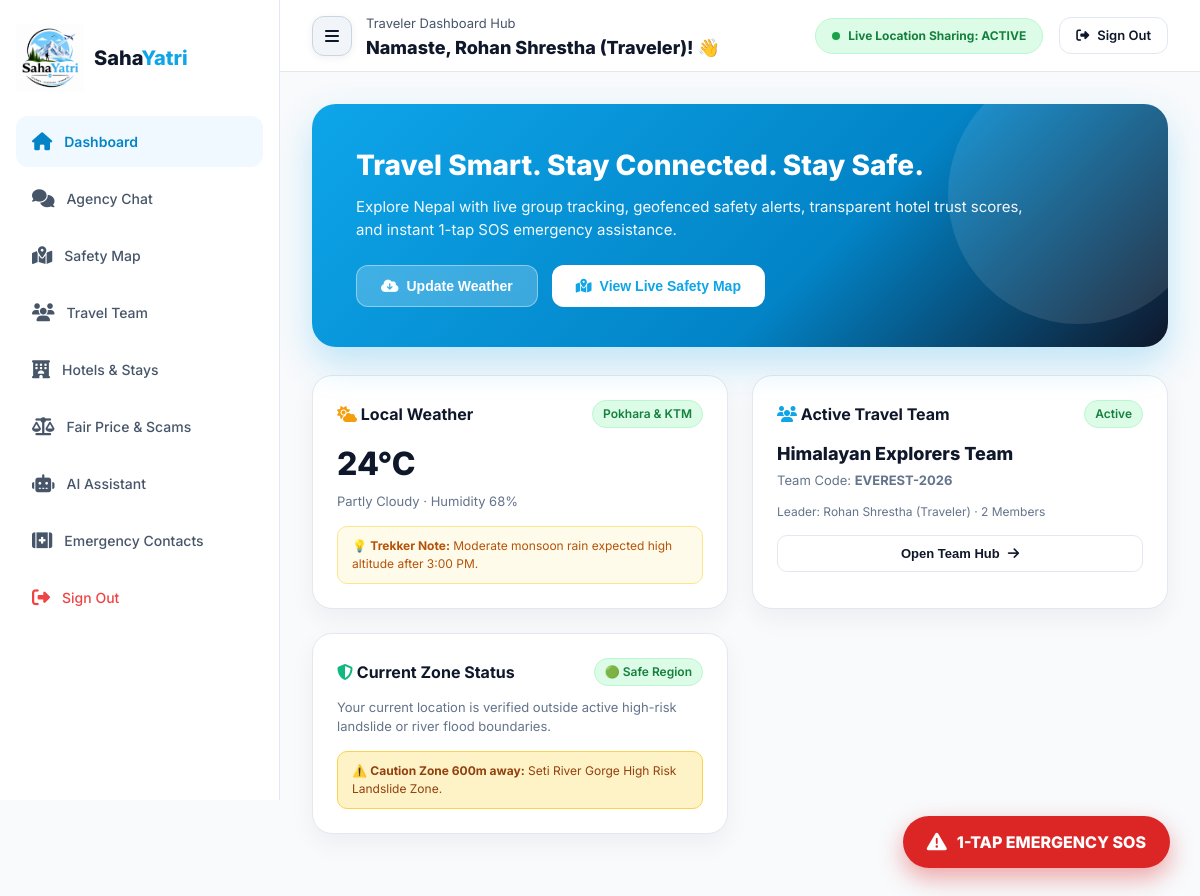
Page /traveler_dashboard.php?tab=chat&org_id=2 (signed in) on the committed database.
### tables this page shows
CREATE TABLE IF NOT EXISTS `teams` (
    `id` INT AUTO_INCREMENT PRIMARY KEY,
    `team_code` VARCHAR(20) UNIQUE NOT NULL,
    `name` VARCHAR(150) NOT NULL,
    `leader_id` INT NOT NULL,
    `destination_name` VARCHAR(150) DEFAULT NULL,
    `start_date` DATE DEFAULT NULL,
    `end_date` DATE DEFAULT NULL,
    `status` ENUM('ACTIVE', 'DISBANDED') DEFAULT 'ACTIVE',
    `created_at` TIMESTAMP DEFAULT CURRENT_TIMESTAMP,
    FOREIGN KEY (`leader_id`) REFERENCES `users`(`id`) ON DELETE CASCADE
);

CREATE TABLE IF NOT EXISTS `users` (
    `id` INT AUTO_INCREMENT PRIMARY KEY,
    `organization_id` INT DEFAULT NULL,
    `full_name` VARCHAR(100) NOT NULL,
    `email` VARCHAR(150) UNIQUE NOT NULL,
    `phone` VARCHAR(50) DEFAULT NULL,
    `password` VARCHAR(255) NOT NULL,
    `role` ENUM('super_admin', 'organization_admin', 'user') NOT NULL DEFAULT 'user',
    `avatar` VARCHAR(255) DEFAULT NULL,
    `status` ENUM('ACTIVE', 'SUSPENDED') DEFAULT 'ACTIVE',
    `emergency_contact_name` VARCHAR(100) DEFAULT NULL,
    `emergency_contact_phone` VARCHAR(50) DEFAULT NULL,
    `created_at` TIMESTAMP DEFAULT CURRENT_TIMESTAMP,
    `updated_at` TIMESTAMP DEFAULT CURRENT_TIMESTAMP ON UPDATE CURRENT_TIMESTAMP,
    FOREIGN KEY (`organization_id`) REFERENCES `organizations`(`id`) ON DELETE SET NULL
);

### config/auth.php (called while the page is built, shortened)
<?php
function isLoggedIn() {
    return isset($_SESSION['user_id']) && !empty($_SESSION['user_id']);
}
function getCurrentUser() {
    return [
        'id' => $_SESSION['user_id'],
        'full_name' => $_SESSION['user_name'] ?? 'User',
        'email' => $_SESSION['user_email'] ?? '',
        'role' => $_SESSION['user_role'] ?? 'user',
        'organization_id' => $_SESSION['organization_id'] ?? null,
    ];
}

### traveler_dashboard.php (the view, shortened to what this page needs)
<?php
require_once __DIR__ . '/config/auth.php';
$user = getCurrentUser();
$db = getDBConnection();
$teamStmt = $db->prepare("SELECT t.*, u.full_name as leader_name,
                                 (SELECT COUNT(*) FROM team_members tm WHERE tm.team_id = t.id AND tm.status = 'ACTIVE') as member_count
                          FROM teams t
                          JOIN team_members tm ON t.id = tm.team_id
                          JOIN users u ON t.leader_id = u.id
                          WHERE tm.user_id = ? AND t.status = 'ACTIVE' LIMIT 1");
$teamStmt->execute([$user['id']]);
$activeTeam = $teamStmt->fetch();
$allowedTabs = ['tab-dashboard', 'tab-agency-chat', 'tab-map', 'tab-team', 'tab-hotels', 'tab-scams', 'tab-ai', 'tab-emergency'];
$initialTab = isset($_GET['tab']) && in_array($_GET['tab'], $allowedTabs) ? $_GET['tab'] : 'tab-dashboard';
?>
<!DOCTYPE html>
<html lang="en">
<head>
    <link rel="stylesheet" href="https://cdnjs.cloudflare.com/ajax/libs/font-awesome/6.5.1/css/all.min.css">
    <link rel="stylesheet" href="assets/css/style.css">
    <link rel="stylesheet" href="assets/css/leaflet.css">
</head>
<body>
    <div class="app-container">
        <aside class="sidebar" id="dashboard-sidebar">
            <a href="index.php" class="brand-logo" style="display: flex; align-items: center; gap: 10px; text-decoration: none;">
                <img src="assets/img/Logoo.png" alt="SahaYatri Logo" class="app-logo-img" style="height: 68px;">
                <div class="brand-logo-text" style="font-size: 20px; font-weight: 800; color: #0F172A;">Saha<span style="color: #0EA5E9;">Yatri</span></div>
            </a>
            <ul class="nav-menu">
                <li><a href="#" class="nav-link <?php echo $initialTab === 'tab-dashboard' ? 'active' : ''; ?>" data-tab-target="tab-dashboard"><span class="icon"><i class="fa-solid fa-house"></i></span><span>Dashboard</span></a></li>
                <li><a href="#" class="nav-link <?php echo $initialTab === 'tab-agency-chat' ? 'active' : ''; ?>" data-tab-target="tab-agency-chat"><span class="icon"><i class="fa-solid fa-comments"></i></span><span>Agency Chat</span></a></li>
                <li><a href="#" class="nav-link <?php echo $initialTab === 'tab-map' ? 'active' : ''; ?>" data-tab-target="tab-map"><span class="icon"><i class="fa-solid fa-map-location-dot"></i></span><span>Safety Map</span></a></li>
                <li><a href="#" class="nav-link <?php echo $initialTab === 'tab-team' ? 'active' : ''; ?>" data-tab-target="tab-team"><span class="icon"><i class="fa-solid fa-users"></i></span><span>Travel Team</span></a></li>
                <li><a href="#" class="nav-link <?php echo $initialTab === 'tab-hotels' ? 'active' : ''; ?>" data-tab-target="tab-hotels"><span class="icon"><i class="fa-solid fa-hotel"></i></span><span>Hotels & Stays</span></a></li>
                <li><a href="#" class="nav-link <?php echo $initialTab === 'tab-scams' ? 'active' : ''; ?>" data-tab-target="tab-scams"><span class="icon"><i class="fa-solid fa-scale-balanced"></i></span><span>Fair Price & Scams</span></a></li>
                <li><a href="#" class="nav-link <?php echo $initialTab === 'tab-ai' ? 'active' : ''; ?>" data-tab-target="tab-ai"><span class="icon"><i class="fa-solid fa-robot"></i></span><span>AI Assistant</span></a></li>
                <li><a href="#" class="nav-link <?php echo $initialTab === 'tab-emergency' ? 'active' : ''; ?>" data-tab-target="tab-emergency"><span class="icon"><i class="fa-solid fa-kit-medical"></i></span><span>Emergency Contacts</span></a></li>
                <li style="margin-top: auto;"><a href="logout.php" class="nav-link" style="color: var(--color-danger);"><span class="icon"><i class="fa-solid fa-right-from-bracket"></i></span><span>Sign Out</span></a></li>
            </ul>
        </aside>
        <div class="main-wrapper" id="dashboard-main-wrapper">
            <header class="header">
                <div style="display: flex; align-items: center; gap: 14px;">
                    <button class="sidebar-slide-toggle-btn" id="sidebar-slide-btn" title="Toggle Sidebar Navigation">
                        <i class="fa-solid fa-bars"></i>
                    </button>
                    <div>
                        <span style="color: var(--color-text-secondary); font-size: 13px;">Traveler Dashboard Hub</span>
                        <h3 style="font-size: 18px; font-weight: 800; color: #0F172A;">Namaste, <?php echo htmlspecialchars($user['full_name']); ?>! 👋</h3>
                    </div>
                </div>
                <div style="margin-left: auto; display: flex; align-items: center; gap: 16px;">
                    <div style="background: #DCFCE7; color: #15803D; padding: 8px 16px; border-radius: 20px; font-size: 12px; font-weight: 700; display: flex; align-items: center; gap: 8px; border: 1px solid #BBF7D0;">
                        <span style="width: 8px; height: 8px; background: #16A34A; border-radius: 50%; display: inline-block;"></span>
                        Live Location Sharing: ACTIVE
                    </div>
                    <a href="logout.php" class="btn btn-outline" style="font-size: 13px; padding: 8px 16px; border-radius: 12px;"><i class="fa-solid fa-right-from-bracket"></i> Sign Out</a>
                </div>
            </header>
            <main class="content-area">
                <div id="tab-dashboard" class="tab-content <?php echo $initialTab === 'tab-dashboard' ? 'active' : ''; ?>">
                    <div class="hero-banner-enhanced">
                        <h1 style="font-size: 28px; font-weight: 800; margin-bottom: 10px;">Travel Smart. Stay Connected. Stay Safe.</h1>
                        <p style="font-size: 15px; opacity: 0.95; max-width: 680px; margin-bottom: 24px; line-height: 1.5;">Explore Nepal with live group tracking, geofenced safety alerts, transparent hotel trust scores, and instant 1-tap SOS emergency assistance.</p>
                        <div style="display: flex; gap: 14px; flex-wrap: wrap;">
                            <button onclick="updateWeatherCondition()" class="btn" style="background: rgba(255,255,255,0.22); backdrop-filter: blur(10px); color: white; border: 1px solid rgba(255,255,255,0.4); padding: 12px 24px; font-size: 14px; border-radius: 12px; font-weight: 700; cursor: pointer;"><i class="fa-solid fa-cloud-arrow-down"></i> Update Weather</button>
                            <button onclick="document.querySelector('[data-tab-target=\'tab-map\']').click()" class="btn" style="background: white; color: #0EA5E9; padding: 12px 24px; font-size: 14px; border-radius: 12px; font-weight: 700;"><i class="fa-solid fa-map-location-dot"></i> View Live Safety Map</button>
                        </div>
                    </div>
                    <div class="dashboard-grid">
                        <div class="enhanced-card">
                            <div style="display: flex; justify-content: space-between; align-items: center; margin-bottom: 12px;">
                                <h4 style="color: #0F172A; font-size: 16px; font-weight: 700;"><i class="fa-solid fa-cloud-sun" style="color: #F59E0B;"></i> Local Weather</h4>
                                <span class="badge risk-safe">Pokhara & KTM</span>
                            </div>
                            <div id="weather-temp-display" style="font-size: 32px; font-weight: 800; color: #0F172A;">24°C <i class="fa-solid fa-sun-cloud" style="color: #F59E0B; font-size: 24px;"></i></div>
                            <p id="weather-desc-display" style="font-size: 13px; color: #64748B; margin-top: 4px;">Partly Cloudy · Humidity 68%</p>
                            <div style="margin-top: 14px; background: #FFFBEB; border: 1px solid #FDE68A; padding: 10px 14px; border-radius: 10px; font-size: 12px; color: #B45309;">
                                💡 <b>Trekker Note:</b> Moderate monsoon rain expected high altitude after 3:00 PM.
                            </div>
                        </div>
                        <div class="enhanced-card">
                            <div style="display: flex; justify-content: space-between; align-items: center; margin-bottom: 12px;">
                                <h4 style="color: #0F172A; font-size: 16px; font-weight: 700;"><i class="fa-solid fa-users" style="color: #0EA5E9;"></i> Active Travel Team</h4>
                                <span class="badge risk-safe">Active</span>
                            </div>
                            <?php if ($activeTeam): ?>
                                <h3 style="font-size: 18px; font-weight: 800; color: #0F172A; margin-bottom: 4px;"><?php echo htmlspecialchars($activeTeam['name']); ?></h3>
                                <p style="font-size: 13px; color: #64748B; margin-bottom: 12px;">Team Code: <b><?php echo htmlspecialchars($activeTeam['team_code']); ?></b></p>
                                <p style="font-size: 12px; color: #64748B; margin-bottom: 14px;">Leader: <?php echo htmlspecialchars($activeTeam['leader_name']); ?> · <?php echo $activeTeam['member_count']; ?> Members</p>
                                <button onclick="document.querySelector('[data-tab-target=\'tab-team\']').click()" class="btn btn-outline" style="width: 100%; font-size: 13px; border-radius: 10px;">Open Team Hub <i class="fa-solid fa-arrow-right"></i></button>
                            <?php endif; ?>
                        </div>
                        <div class="enhanced-card">
                            <div style="display: flex; justify-content: space-between; align-items: center; margin-bottom: 12px;">
                                <h4 style="color: #0F172A; font-size: 16px; font-weight: 700;"><i class="fa-solid fa-shield-halved" style="color: #10B981;"></i> Current Zone Status</h4>
                                <span class="badge risk-safe">🟢 Safe Region</span>
                            </div>
                            <p style="font-size: 13px; color: #64748B; margin-bottom: 14px;">Your current location is verified outside active high-risk landslide or river flood boundaries.</p>
                            <div style="background: #FEF3C7; border: 1px solid #FCD34D; padding: 10px 14px; border-radius: 10px; font-size: 12px; color: #92400E;">
                                ⚠️ <b>Caution Zone 600m away:</b> Seti River Gorge High Risk Landslide Zone.
                            </div>
                        </div>
                    </div>
                </div>
            </main>
        </div>
    </div>
    <div id="sos-trigger-fab" onclick="triggerSOSAlert()" style="position: fixed; bottom: 30px; right: 30px; z-index: 9999; background: #DC2626; color: white; padding: 14px 24px; border-radius: 40px; font-weight: 800; box-shadow: 0 10px 25px rgba(220, 38, 38, 0.4); cursor: pointer; display: flex; align-items: center; gap: 10px;">
        <i class="fa-solid fa-triangle-exclamation" style="font-size: 20px;"></i>
        <span>1-TAP EMERGENCY SOS</span>
    </div>
</body>
</html>

### assets/css/style.css (style rules this page uses)
:root { --color-primary: #0EA5E9; --color-primary-dark: #0284C7; --color-primary-light: #E0F2FE; --color-primary-100: #F0F9FF; --color-dark-accent: #0F172A; --color-nature-green: #15803D; --color-sky-accent: #38BDF8; --color-danger: #EF4444; --color-danger-dark: #DC2626; --color-danger-light: #FEE2E2; --color-success: #10B981; --color-warning: #F59E0B; --color-risk-safe: #16A34A; --color-risk-caution: #EAB308; --color-risk-high: #F97316; --color-risk-critical: #DC2626; --color-text-primary: #0F172A; --color-text-secondary: #475569; --color-text-muted: #94A3B8; --color-border: #E2E8F0; --color-surface: #FFFFFF; --color-background: #F8FAFC; --radius-sm: 6px; --radius-md: 12px; --radius-lg: 20px; --shadow-sm: 0 1px 3px rgba(0, 0, 0, 0.05); --shadow-md: 0 4px 12px rgba(14, 165, 233, 0.08); --shadow-lg: 0 10px 25px rgba(15, 23, 42, 0.12); }
* { box-sizing: border-box; margin: 0; padding: 0; }
body { font-family: 'Inter', system-ui, -apple-system, sans-serif; background-color: var(--color-background); color: var(--color-text-primary); line-height: 1.5; -webkit-font-smoothing: antialiased; }
.app-container { display: flex; min-height: 100vh; }
.sidebar { width: 280px; background: var(--color-surface); border-right: 1px solid var(--color-border); padding: 24px 16px; display: flex; flex-direction: column; position: fixed; height: 100vh; z-index: 100; transition: transform 0.35s cubic-bezier(0.4, 0, 0.2, 1); }
.main-wrapper { margin-left: 280px; flex: 1; display: flex; flex-direction: column; min-width: 0; transition: margin-left 0.35s cubic-bezier(0.4, 0, 0.2, 1), width 0.35s cubic-bezier(0.4, 0, 0.2, 1); }
.sidebar { transition: width 0.35s cubic-bezier(0.4, 0, 0.2, 1), padding 0.35s cubic-bezier(0.4, 0, 0.2, 1), transform 0.35s cubic-bezier(0.4, 0, 0.2, 1); }
.sidebar-slide-toggle-btn { background: #FFFFFF; border: 1px solid #E2E8F0; color: #0F172A; width: 44px; height: 44px; border-radius: 14px; display: flex; align-items: center; justify-content: center; cursor: pointer; font-size: 18px; box-shadow: 0 2px 8px rgba(15, 23, 42, 0.06); transition: all 0.25s cubic-bezier(0.4, 0, 0.2, 1); }
.sidebar-slide-toggle-btn i { transition: transform 0.3s ease; }
.header { height: 72px; background: var(--color-surface); border-bottom: 1px solid var(--color-border); display: flex; align-items: center; padding: 0 32px; position: sticky; top: 0; z-index: 90; }
.content-area { padding: 32px; flex: 1; max-width: 1400px; margin: 0 auto; width: 100%; }
.brand-logo { display: flex; align-items: center; gap: 12px; margin-bottom: 24px; text-decoration: none; }
.app-logo-img { height: 68px; width: auto; object-fit: contain; transition: transform 0.2s ease; }
.nav-menu { list-style: none; display: flex; flex-direction: column; gap: 6px; }
.nav-link { display: flex; align-items: center; gap: 12px; padding: 12px 16px; border-radius: var(--radius-md); color: var(--color-text-secondary); text-decoration: none; font-size: 14px; font-weight: 500; transition: all 0.2s ease; }
.nav-link:hover, .nav-link.active { background: var(--color-primary-100); color: var(--color-primary-dark); font-weight: 600; }
.nav-link .icon { font-size: 18px; }
.dashboard-grid { display: grid; grid-template-columns: repeat(auto-fit, minmax(320px, 1fr)); gap: 24px; margin-bottom: 32px; }
.btn { display: inline-flex; align-items: center; justify-content: center; gap: 8px; padding: 10px 20px; border-radius: var(--radius-md); font-size: 14px; font-weight: 600; cursor: pointer; border: none; transition: all 0.2s ease; text-decoration: none; }
.btn-outline { background: transparent; border: 1px solid var(--color-border); color: var(--color-text-primary); }
.badge { display: inline-flex; align-items: center; gap: 6px; padding: 4px 10px; border-radius: 20px; font-size: 12px; font-weight: 600; }
.risk-safe { background: #DCFCE7; color: #15803D; border: 1px solid #BBF7D0; }
.tab-content { display: none; }
.tab-content.active { display: block; }

### rows in the picture
teams: leader.full_name "Rohan Shrestha (Traveler)", name "Himalayan Explorers Team", team_code "EVEREST-2026"

### other values in the picture
$activeTeam['member_count'] "2"
